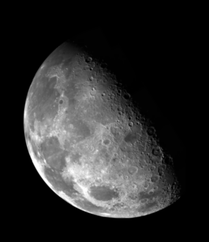
%> input picture Lab 6/Moon.tif, 209 x 242 px, shrunk from 466 x 540 before the run
$ octave Tipton_EGR532_Lab5PartB.m   (GNU Octave 9; MATLAB toolbox functions it lacks are replaced by stand-ins)
%> lines starting %> are read from the running program, lines starting %| are printed output that depends on the picture
%%%%%%%%%%%%%%%%%%%%%%%%%%%%%%%%%%%%%%%%%%%%%%%%%%%%%%%%%%%%%%%%%%%%%%%%
% Title: Spatial Filtering & Image Enhancement
% Filename: Tipton_EGR532_Lab5PartB.m
% Author: Natalie Tipton
% Date: 2/28/19
% Instructor: Dr. Rhodes
% Description: This script completes the Laplaceian and Gradient
%   sharpening filters as described in part B of LE 5.
%%%%%%%%%%%%%%%%%%%%%%%%%%%%%%%%%%%%%%%%%%%%%%%%%%%%%%%%%%%%%%%%%%%%%%%%

%%%%%%%% Part B - Section 1 %%%%%%%%%%

%read in moon image and find size
moon = imread('Moon.tif');
%> moon is the input picture: size 242x209 uint8; min 0, max 255, mean 42.7
[row,col] = size(moon);
%> row = 242; col = 209
laplace = zeros(row,col);
g = zeros(row,col);
moon_doub = im2double(moon);

%create first mask
w = [0 1 0; 1 -4 1; 0 1 0];

%apply laplacian equation
for x = 1+1:row-1
    for y = 1+1:col-1
        laplace(x,y) = w(1,1)*moon_doub(x-1,y-1)+w(1,2)*moon_doub(x-1,y)+w(1,3)*moon_doub(x-1,y+1)...
                      +w(2,1)*moon_doub(x,y-1)+w(2,2)*moon_doub(x,y)+w(2,3)*moon_doub(x,y+1)...
                      +w(3,1)*moon_doub(x+1,y-1)+w(3,2)*moon_doub(x+1,y)+w(3,3)*moon_doub(x+1,y+1);
    end
end
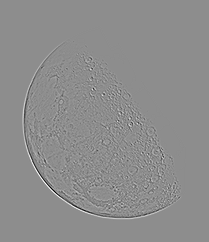
%> laplace: size 242x209 double; min -1.12, max 0.898, mean 5.22e-19; drawn with min black and max white

%find min intensity in laplacian
min_col = min(laplace);
%> min_col = 209 values, max 0 at index 1, min -1.12 at index 53, mean -0.414
min_laplace = min(min_col);
%> min_laplace = -1.12

%scale laplacian by adding minimum intensity to image
laplace_scale = laplace + abs(min_laplace);

%find min and max of scaled image
min_scale_col = min(laplace_scale);
%> min_scale_col = 209 values, max 1.12 at index 1, min 0 at index 53, mean 0.704
min_scale = min(min_scale_col);
%> min_scale = 0
max_scale_col = max(laplace_scale);
%> max_scale_col = 209 values, max 2.02 at index 46, min 1.12 at index 1, mean 1.51
max_scale = max(max_scale_col);
%> max_scale = 2.02

%expand intensities to fit range of 0 to 255
laplace_scale_exp = (laplace_scale-min_scale).*(255/(max_scale-min_scale));

%find difference image of moon and laplacian
for x=1+1:row-1
    for y = 1+1:col-1
        g(x,y) = moon_doub(x,y) + (-1 * laplace(x,y));
    end
end

%convert output to uint8 to get intensities from 0-255
g_final = im2uint8(g);

%plot original, laplacian, scaled, and difference imagesin subplots
figure(1)
colormap gray;
subplot(2,2,1)
imagesc(moon_doub);
title('Original Moon');
xlabel('X (spatial units)');
ylabel('Y (spatial units)');
colorbar;
subplot(2,2,2)
imagesc(im2uint8(laplace));
title({'Laplace of Moon','Mask 1'});
xlabel('X (spatial units)');
ylabel('Y (spatial units)');
colorbar;
subplot(2,2,3)
imagesc(laplace_scale_exp);
title({'Scaled and Expanded Laplace','Mask 1'});
xlabel('X (spatial units)');
ylabel('Y (spatial units)');
colorbar;
subplot(2,2,4)
imagesc(g_final);
title({'Original moon - Laplacian','Mask 1'});
xlabel('X (spatial units)');
ylabel('Y (spatial units)');
colorbar;

%create second mask
w2 = [1 1 1; 1 -8 1; 1 1 1];

%repeat above steps using second mask in place of first
for x = 1+1:row-1
    for y = 1+1:col-1
        laplace2(x,y) = w2(1,1)*moon_doub(x-1,y-1)+w2(1,2)*moon_doub(x-1,y)+w2(1,3)*moon_doub(x-1,y+1)...
                      +w2(2,1)*moon_doub(x,y-1)+w2(2,2)*moon_doub(x,y)+w2(2,3)*moon_doub(x,y+1)...
                      +w2(3,1)*moon_doub(x+1,y-1)+w2(3,2)*moon_doub(x+1,y)+w2(3,3)*moon_doub(x+1,y+1);
    end
end
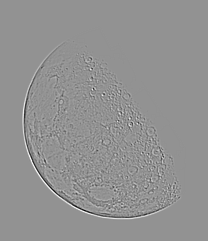
%> laplace2: size 241x208 double; min -2.53, max 1.89, mean 3.81e-19; drawn with min black and max white

min_col2 = min(laplace2);
%> min_col2 = 208 values, max 0 at index 1, min -2.53 at index 85, mean -1
min_laplace2 = min(min_col);
%> min_laplace2 = -1.12

laplace_scale2 = laplace2 + abs(min_laplace2);

min_scale_col2 = min(laplace_scale2);
%> min_scale_col2 = 208 values, max 1.12 at index 1, min -1.42 at index 85, mean 0.117
min_scale2 = min(min_scale_col2);
%> min_scale2 = -1.42
max_scale_col2 = max(laplace_scale2);
%> max_scale_col2 = 208 values, max 3 at index 31, min 1.12 at index 1, mean 2.07
max_scale2 = max(max_scale_col2);
%> max_scale2 = 3

laplace_scale_exp2 = (laplace_scale2-min_scale2).*(255/(max_scale2-min_scale2));

for x=1+1:row-1
    for y = 1+1:col-1
        g2(x,y) = moon_doub(x,y) + (-1 * laplace2(x,y));
    end
end
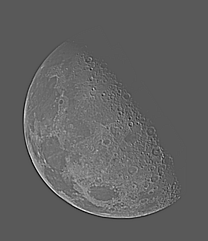
%> g2: size 241x208 double; min -1.83, max 3.41, mean 0.169; drawn with min black and max white
g2_final = im2uint8(g2);

figure(2)
colormap gray;
subplot(2,2,1)
imagesc(moon_doub);
title('Original Moon');
xlabel('X (spatial units)');
ylabel('Y (spatial units)');
colorbar;
subplot(2,2,2)
imagesc(im2uint8(laplace2));
title({'Laplace of Moon','Mask 2'});
xlabel('X (spatial units)');
ylabel('Y (spatial units)');
colorbar;
subplot(2,2,3)
imagesc(laplace_scale_exp2);
title({'Scaled and Expanded Laplace','Mask 2'});
xlabel('X (spatial units)');
ylabel('Y (spatial units)');
colorbar;
subplot(2,2,4)
imagesc(g2_final);
title({'Original moon - Laplacian','Mask 2'});
xlabel('X (spatial units)');
ylabel('Y (spatial units)');
colorbar;
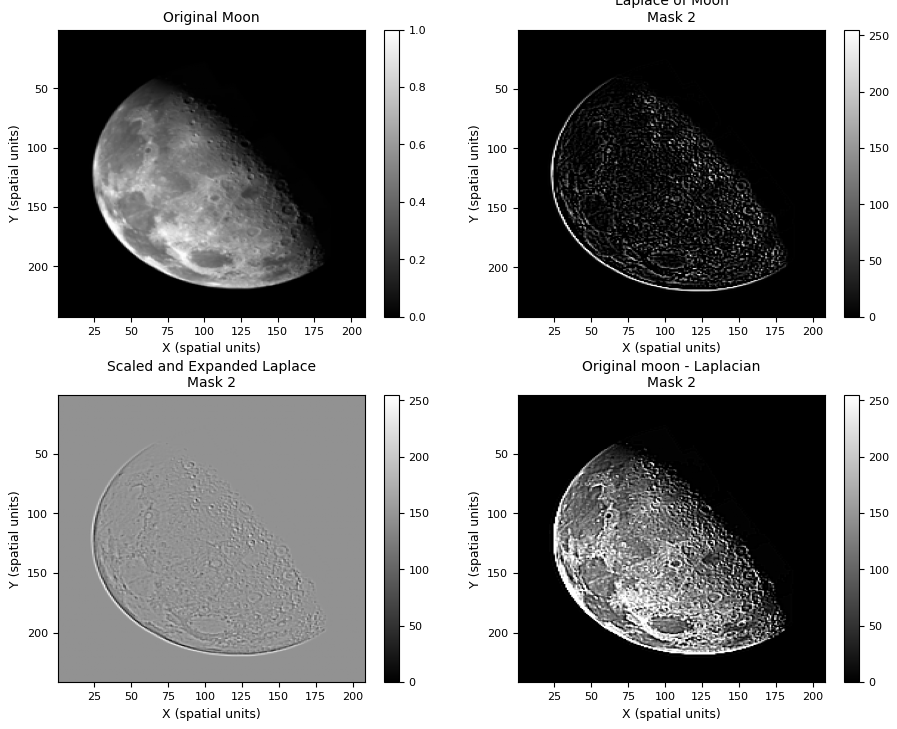
%> figure redrawn from the program's plot data, 4 panels

%%%%%%%% Part B - Section 2 %%%%%%%%%%

%read in contact lens image and find size
contact_lens = imread('ContactLens.tif');
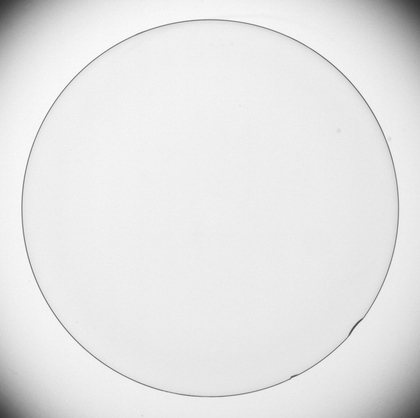
%> input picture Lab 6/ContactLens.tif, 420 x 418 px, shrunk from 937 x 932 before the run
%> contact_lens is the input picture: size 418x420 uint8; min 51, max 255, mean 229.7
[row, col] = size(contact_lens);
%> row = 418; col = 420

%convert contact lens to type double
contact_lens_doub = im2double(contact_lens);

%create both masks
w3 = [-1 -2 -1; 0 0 0; 1 2 1];
w4 = [-1 0 1; -2 0 2; -1 0 1];

%find derivative of image with firt mask
for x = 1+1:row-1
    for y = 1+1:col-1
        gx(x,y) = w3(1,1)*contact_lens_doub(x-1,y-1)+w3(1,2)*contact_lens_doub(x-1,y)+w3(1,3)*contact_lens_doub(x-1,y+1)...
                      +w3(2,1)*contact_lens_doub(x,y-1)+w3(2,2)*contact_lens_doub(x,y)+w3(2,3)*contact_lens_doub(x,y+1)...
                      +w3(3,1)*contact_lens_doub(x+1,y-1)+w3(3,2)*contact_lens_doub(x+1,y)+w3(3,3)*contact_lens_doub(x+1,y+1);
    end
end

%find dirivative of image with second mask
for x = 1+1:row-1
    for y = 1+1:col-1
        gy(x,y) = w4(1,1)*contact_lens_doub(x-1,y-1)+w4(1,2)*contact_lens_doub(x-1,y)+w4(1,3)*contact_lens_doub(x-1,y+1)...
                      +w4(2,1)*contact_lens_doub(x,y-1)+w4(2,2)*contact_lens_doub(x,y)+w4(2,3)*contact_lens_doub(x,y+1)...
                      +w4(3,1)*contact_lens_doub(x+1,y-1)+w4(3,2)*contact_lens_doub(x+1,y)+w4(3,3)*contact_lens_doub(x+1,y+1);
    end
end
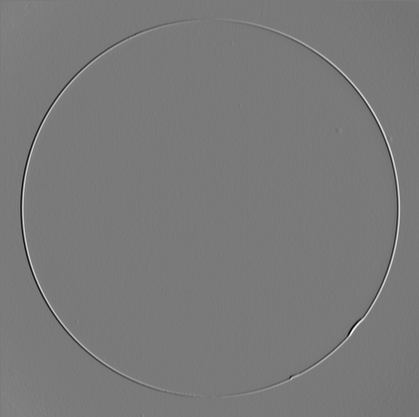
%> gy: size 417x419 double; min -1.96, max 2.13, mean -0.000646; drawn with min black and max white

%find gradient of image
M = abs(gx) + abs(gy);
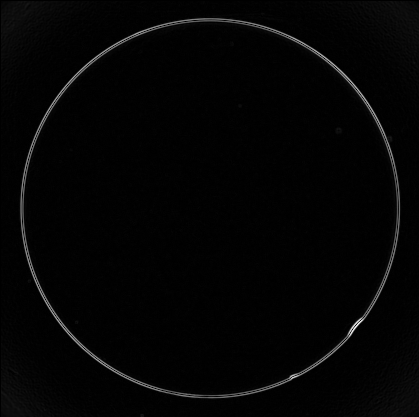
%> M: size 417x419 double; min 0, max 3.59, mean 0.0663; drawn with min black and max white

%plot original image and gradient image in subplots
figure(3)
colormap gray;
subplot(1,2,1)
imagesc(contact_lens);
title('Original Contact Lens');
xlabel('X (spatial units)');
ylabel('Y (spatial units)');
colorbar;
subplot(1,2,2)
imagesc(M);
title('Gradient of Original Image');
xlabel('X (spatial units)');
ylabel('Y (spatial units)');
colorbar;
